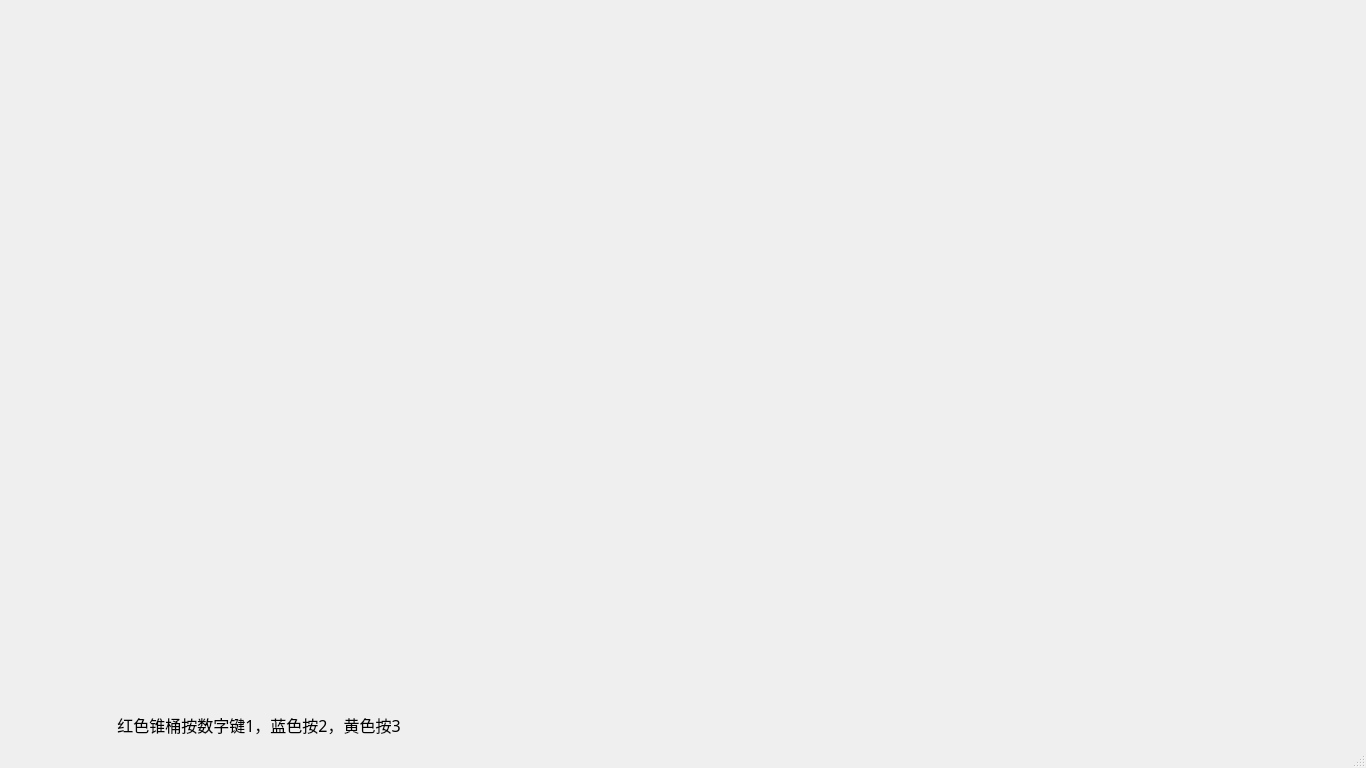
<?xml version="1.0" encoding="UTF-8"?>
<ui version="4.0">
 <class>MainWindow</class>
 <widget class="QMainWindow" name="MainWindow">
  <property name="geometry">
   <rect>
    <x>0</x>
    <y>0</y>
    <width>1366</width>
    <height>768</height>
   </rect>
  </property>
  <property name="windowTitle">
   <string>QuickLabeTool</string>
  </property>
  <widget class="QWidget" name="centralwidget">
   <layout class="QVBoxLayout" name="verticalLayout">
    <item>
     <widget class="QLabel" name="Remaining">
      <property name="maximumSize">
       <size>
        <width>500</width>
        <height>50</height>
       </size>
      </property>
      <property name="font">
       <font>
        <family>等线 Light</family>
        <pointsize>12</pointsize>
       </font>
      </property>
      <property name="text">
       <string/>
      </property>
      <property name="alignment">
       <set>Qt::AlignCenter</set>
      </property>
     </widget>
    </item>
    <item>
     <widget class="QLabel" name="image">
      <property name="sizePolicy">
       <sizepolicy hsizetype="Expanding" vsizetype="Expanding">
        <horstretch>0</horstretch>
        <verstretch>0</verstretch>
       </sizepolicy>
      </property>
      <property name="focusPolicy">
       <enum>Qt::NoFocus</enum>
      </property>
      <property name="text">
       <string/>
      </property>
      <property name="alignment">
       <set>Qt::AlignCenter</set>
      </property>
     </widget>
    </item>
    <item>
     <widget class="QLabel" name="notice">
      <property name="maximumSize">
       <size>
        <width>500</width>
        <height>50</height>
       </size>
      </property>
      <property name="font">
       <font>
        <family>等线 Light</family>
        <pointsize>12</pointsize>
       </font>
      </property>
      <property name="text">
       <string>红色锥桶按数字键1，蓝色按2，黄色按3</string>
      </property>
      <property name="alignment">
       <set>Qt::AlignCenter</set>
      </property>
     </widget>
    </item>
   </layout>
  </widget>
  <widget class="QStatusBar" name="statusbar"/>
 </widget>
 <resources/>
 <connections/>
 <slots>
  <slot>show_labeled()</slot>
 </slots>
</ui>
